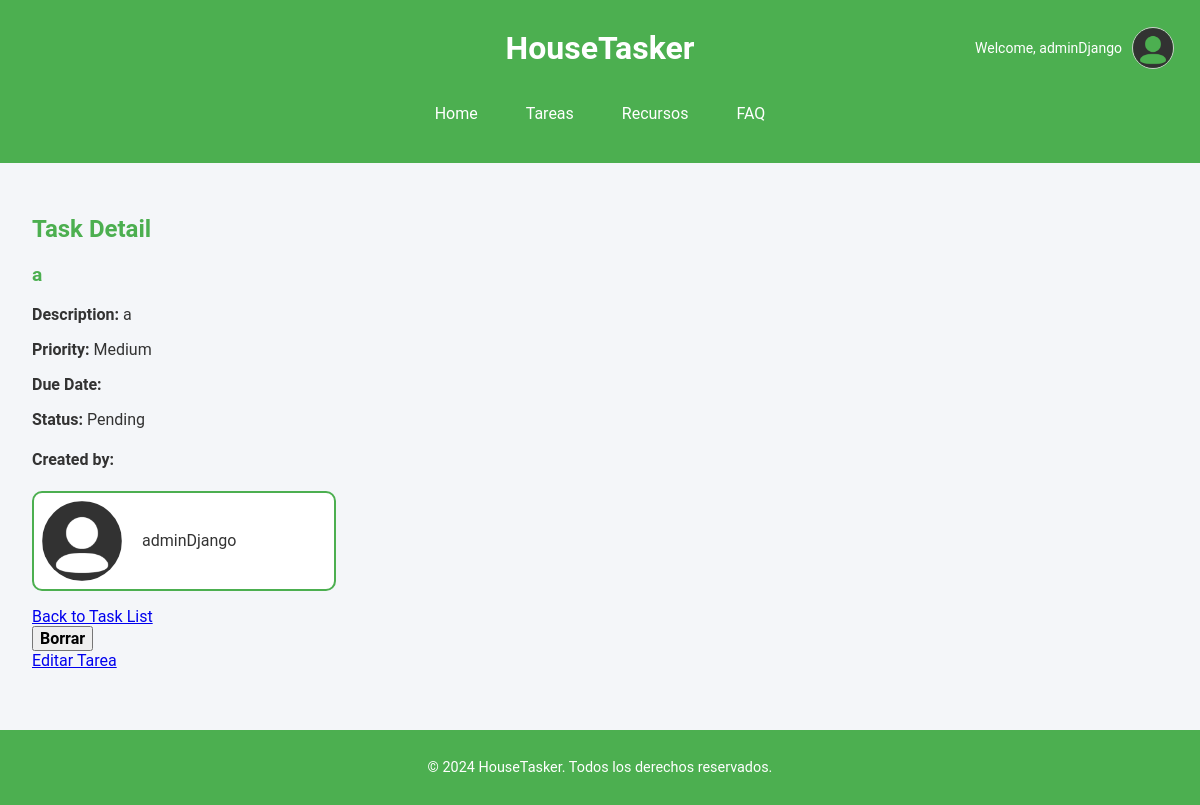
Page /tasks/15/ (signed in) on the earlier database version.
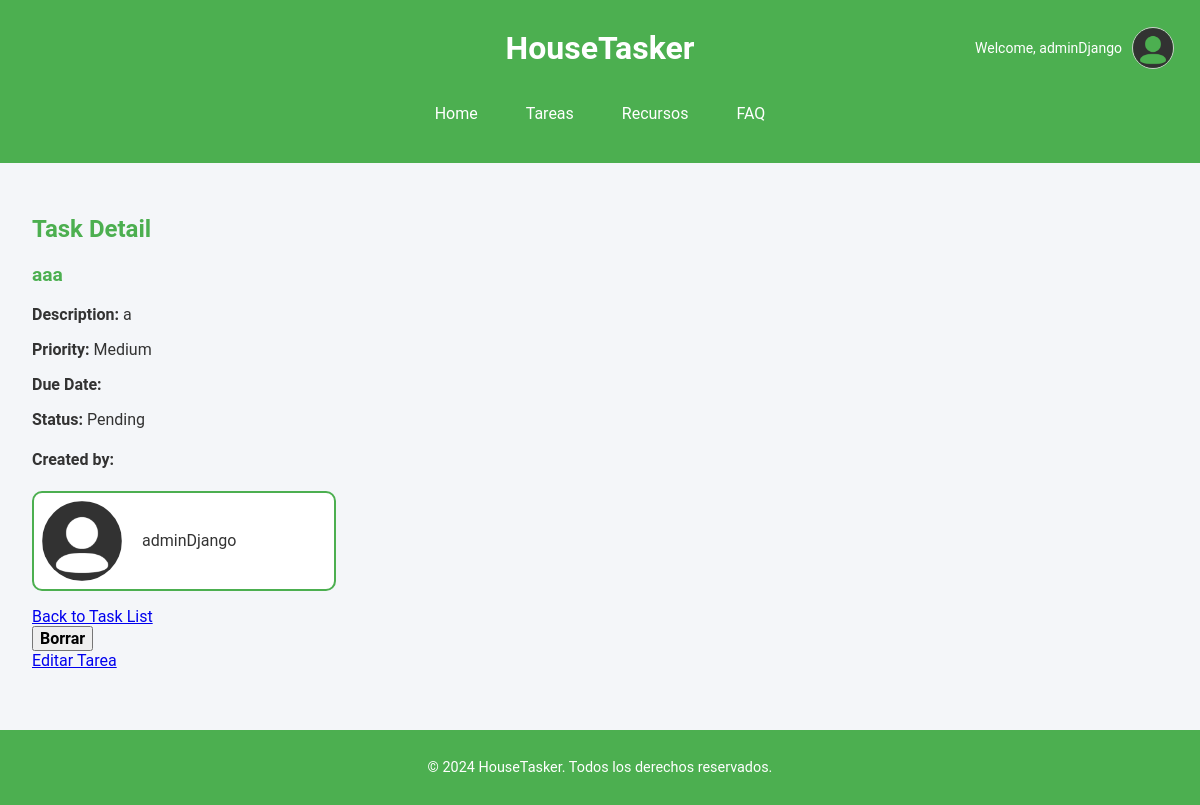
Same page on the later database version.
### appHouseTasker/models.py (models this page shows, shortened)
class Task(models.Model):
    LOW = 'Low'
    MEDIUM = 'Medium'
    HIGH = 'High'
    PRIORITY_CHOICES = [
        (LOW, 'Low'),
        (MEDIUM, 'Medium'),
        (HIGH, 'High'),
    ]
    title = models.CharField(max_length=255)
    description = models.TextField(blank=True, null=True)
    priority = models.CharField(max_length=6, choices=PRIORITY_CHOICES, default=MEDIUM)
    start_date = models.DateTimeField(default=timezone.now)
    duration = models.DurationField()
    completed = models.BooleanField(default=False)
    resources = models.ManyToManyField('Resource', related_name="tasks", blank=True)
    created_by = models.ForeignKey(CustomUser, on_delete=models.CASCADE)
    is_overlapping = models.BooleanField(default=False)

class CustomUser(AbstractUser):
    profile_image = models.ImageField(upload_to='profile-pictures/', blank=True, null=True)

### appHouseTasker/views.py (the view)
# urls.py: path('tasks/<int:task_id>/', views.task_detail, name='task_detail'),  # View task details
@login_required
def task_detail(request, task_id):
    task = get_object_or_404(Task, pk=task_id)
    return render(request, 'task_detail.html', {'task': task})

### appHouseTasker/templates/task_detail.html (shortened to what this page needs)
{% extends "base.html" %}
{% load static %}
{% block head %}
<link rel="stylesheet" href="{% static 'css/task_detail.css' %}">
{% endblock %}
{% block main %}
	{% if task %}
		<h2>Task Detail</h2>
		<h3>{{ task.title }}</h3>
		<p><strong>Description:</strong> {{ task.description|default:"No description provided" }}</p>
		<p><strong>Priority:</strong>
			{% if task.priority == task.LOW %}Low
			{% elif task.priority == task.MEDIUM %}Medium
			{% elif task.priority == task.HIGH %}High
		{% endif %}
		</p>
		<p><strong>Due Date:</strong> {{ task.due_date|date:"F j, Y, g:i a" }}</p>
		<p><strong>Status:</strong> {% if task.completed %}Completed{% else %}Pending{% endif %}</p>
		<h4>Created by:</h4>
		<div class="task-creator">
			{% if task.created_by.profile_image %}
			<img src="{{ task.created_by.profile_image.url }}" alt="{{ task.created_by.username }}'s profile image" class="profile-img">
			{% else %}
			<img src="{% static 'img/default_pfp.png' %}" alt="Default profile image" class="profile-img">
			{% endif %}
			<p>{{ task.created_by.username }}</p>
		</div>
		<a href="{% url 'task_list' %}">Back to Task List</a>
		<form action="{% url 'task_delete' task.id %}" method="post">
			<button type="submit" class="btn btn-danger">Borrar</button>
		</form>
		<div class="edit-task-button-container">
			<a href="{% url 'task_edit' task.id %}" class="edit-task-button">Editar Tarea</a>
		</div>
	{% else %}
		<p>No existe esta tarea.</p>
	{% endif %}
{% endblock %}

Differences in the rows shown:
changed Task "adminDjango": title "a" → "aaa"
